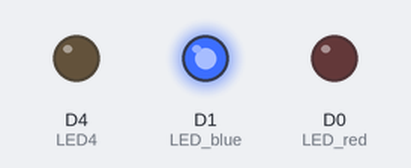
A sketch run on a simulated ESP8266 (NodeMCU). On the bench: output pins drawn as LEDs (lit = HIGH).

Above: at 1.5 s.
At 3.7 s:
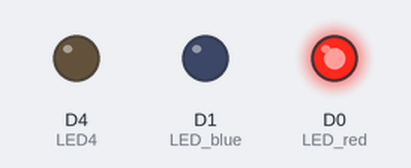
At 4.2 s:
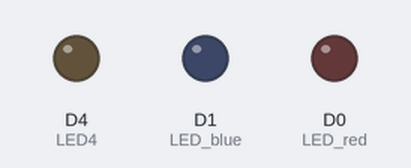
Timing chart, 0 to 5.9 s (numbered marks = the images above):
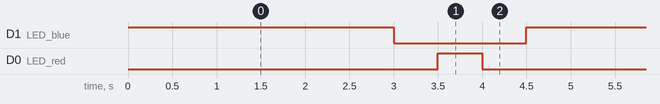

The sketch:

ESP-12_basic.ino
```cpp
#define LED4 D4     // Buildin Blue LED
#define LED_blue D1
#define LED_red D0


void setup() {
  pinMode(LED4, OUTPUT);    // LED pin as output.
  pinMode(LED_blue, OUTPUT);    // LED pin as output.
  pinMode(LED_red, OUTPUT);    // LED pin as output.
//  digitalWrite(LED4, HIGH);   // LED D4 HIGH = turn-off

}

void loop() {
  digitalWrite(LED_blue, HIGH);
  delay(3000);
  digitalWrite(LED_blue, LOW);
  delay(500);

  digitalWrite(LED_red, HIGH);
  delay(500);
  digitalWrite(LED_red, LOW);
  delay(500);

}
```

Measured:
- by itself, D1 (LED_blue): alternates HIGH for 3.0 s and LOW for 1.5 s
- by itself, D0 (LED_red): alternates HIGH for 0.50 s and LOW for 4.0 s
- by itself, everything shown: repeats every 4.5 s, in 4 steps
